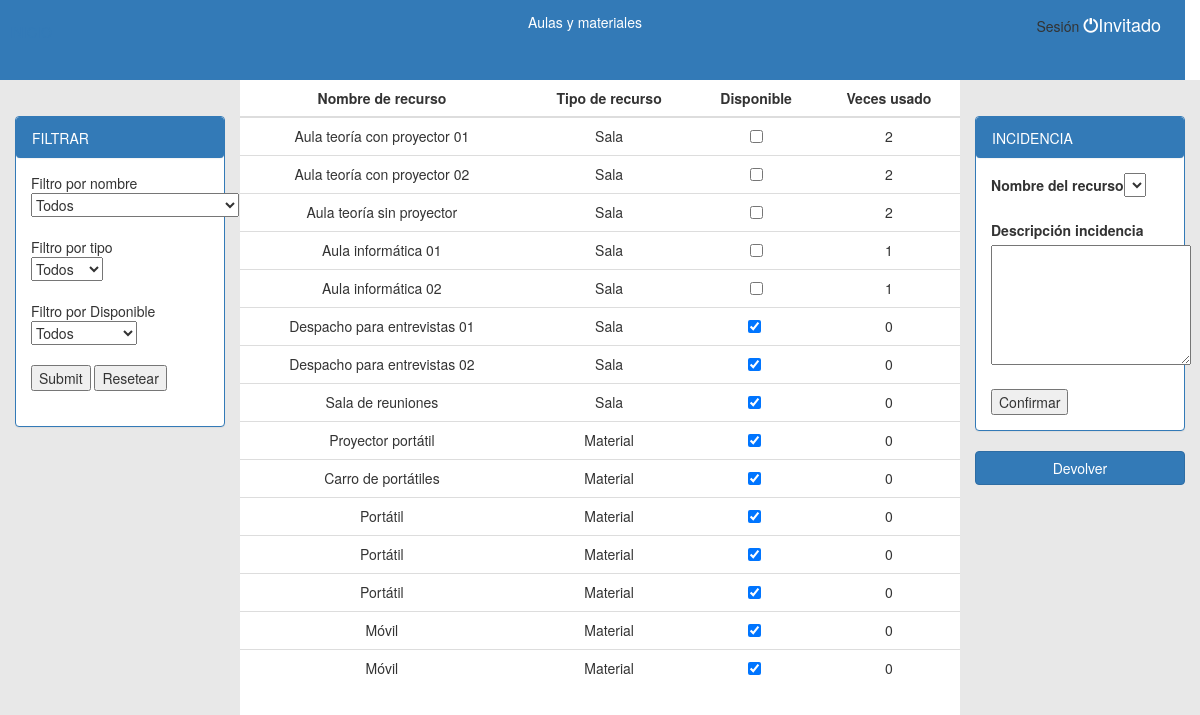
The page /Jorge/princi.php on the database as committed earlier.
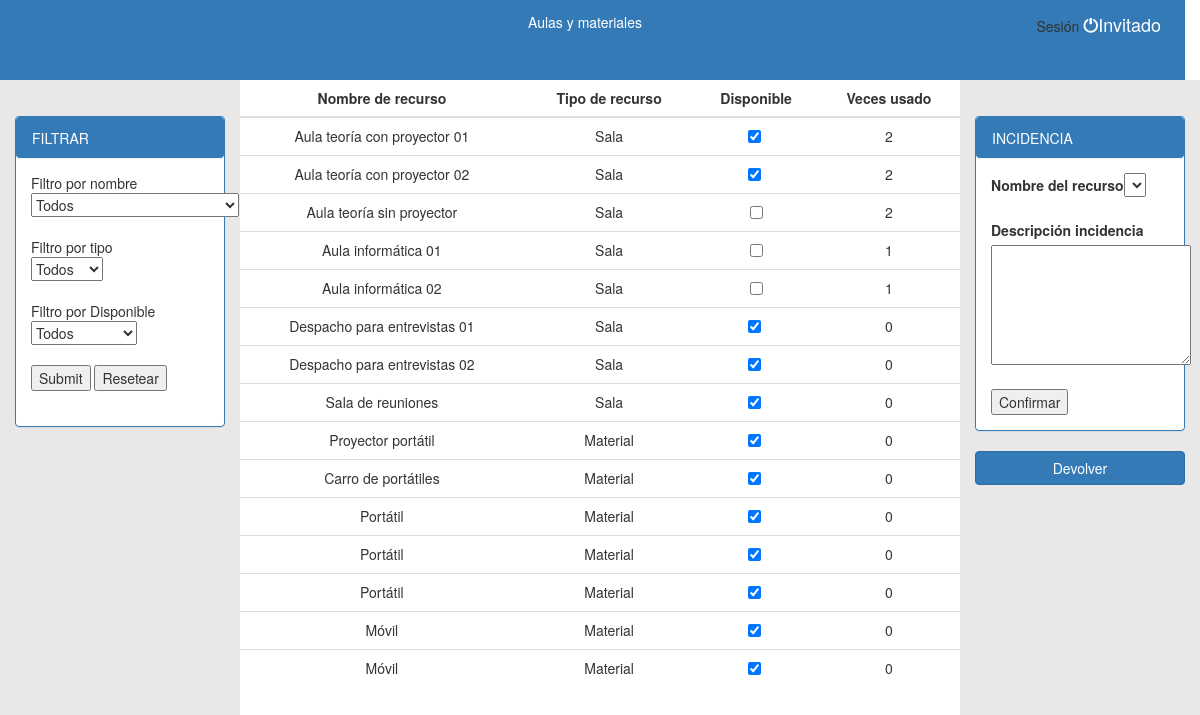
The same page on the database as committed later.
### tables this page shows
CREATE TABLE `tbl_recurso` (
  `idRecurso` int(4) NOT NULL,
  `nombreRecursos` varchar(35) DEFAULT NULL,
  `tipoRecursos` enum('Sala','Material') DEFAULT NULL,
  `Ocupado` tinyint(1) NOT NULL
);

### Jorge/princi.php (the view, shortened to what the changed rows need)
<!DOCTYPE html>
<html>
<head>
	<link rel="stylesheet" type="text/css" href="css/style.css">
	<link rel="stylesheet" href="https://maxcdn.bootstrapcdn.com/bootstrap/3.3.7/css/bootstrap.min.css">
</head>
<body>
		<?php
		$conexion=mysqli_connect("localhost", "root", "", "bd_empresa");
		if(!$conexion){
			echo "Error: No se pudo conectar a MySQL." . PHP_EOL;
			echo "errno de depuración: " . mysqli_connect_errno() . PHP_EOL;
			echo "error de depuración: " . mysqli_connect_error() . PHP_EOL;
			exit;
		} else {
			mysqli_query($conexion, "SET NAMES 'utf8'");
			if((isset($_REQUEST['devolver']))){
				?>
				<div id="contenedor_central">
					<table class="table">
						<thead>
							<tr>
								<th class="centro">Nombre de recurso</th>
								<th class="centro">Tipo de recurso</th>
								<th class="centro">Devolver</th>
							</tr>
						</thead>
						<tbody>
							<?php
							$k= "SELECT tbl_recurso.nombreRecursos,tbl_recurso.tipoRecursos,tbl_recurso.idRecurso from tbl_reserva inner join tbl_recurso where tbl_reserva.idRecurso = tbl_recurso.idRecurso and idUsuario = $_SESSION[idUsuario] and tbl_reserva.fechaLiberamiento is null";
							$rvis = mysqli_query($conexion, $k);
							if(mysqli_num_rows($rvis)>0){
								while($reserva = mysqli_fetch_array($rvis)){
									echo "<form action='principal.php' method='POST'>";
									echo "<tr class='filas'>";
									echo "<td>$reserva[nombreRecursos]</td>";
									echo "<td>$reserva[tipoRecursos]</td>";
									echo "<td>";
									echo "<button type='submit'name='devolverProducto' value='$reserva[idRecurso]' id='boton_devolver' class='btn btn-primary btn-block'>Devolver</button>";
									echo"</td>";
								}
								echo "<input type='hidden' name='devolver'>";
								echo "</form>";
							}
									}else{
										?>
										<div id="contenedor_central">
											<table class="table">
												<thead>
													<tr>
														<th class="centro">Nombre de recurso</th>
														<th class="centro">Tipo de recurso</th>
														<th class="centro">Disponible</th>
														<th class="centro">Veces usado</th>
													</tr>
												</thead>
												<tbody>
													<?php
													$q = "SELECT tbl_recurso.idRecurso ,tbl_recurso.nombreRecursos,tbl_recurso.tipoRecursos, tbl_recurso.Ocupado, count(tbl_reserva.idReserva) as veces_usado from tbl_recurso LEFT JOIN tbl_reserva on tbl_recurso.idRecurso = tbl_reserva.idRecurso group by tbl_recurso.idRecurso";
													$resultados = mysqli_query($conexion, $q);
													if(mysqli_num_rows($resultados)>0){
														$cont=0;
														while($reserva = mysqli_fetch_array($resultados)){
															echo "<form action='principal.php' method='REQUEST'>";
															echo "<tr class='filas'>";
															echo "<td>$reserva[nombreRecursos]</td>";
															echo "<td>$reserva[tipoRecursos]</td>";
															echo "<td>";
															echo "<div class='onoffswitch'>";
															if($reserva['Ocupado']==0){
																echo "<input type='checkbox' onChange='this.form.submit()' name='reserva' value='$reserva[idRecurso]' class='onoffswitch-checkbox' id='myonoffswitch$cont' checked> ";
															}else{
																echo "<input type='checkbox' onChange='this.form.submit()' name='reserva' value='$reserva[idRecurso]' class='onoffswitch-checkbox' id='myonoffswitch$cont'>";
															}
															echo "</div>";
															echo "<td>$reserva[veces_usado]</td>";
															echo "</tr>";
															echo "</form>";
															$cont++;
														}
													}
												}
											}
											?>
										</tbody>
									</table>
								</div>
							</body>
							</html>

Rows that differ between the two databases and show on the page:
changed tbl_recurso "Aula teoría con proyector 01": reserva "☐" → "☑"
changed tbl_recurso "Aula teoría con proyector 02": reserva "☐" → "☑"
